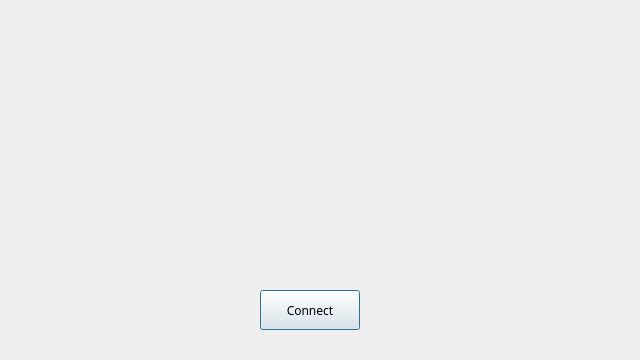
<?xml version="1.0" encoding="UTF-8"?>
<ui version="4.0">
 <class>StartDlg</class>
 <widget class="QDialog" name="StartDlg">
  <property name="geometry">
   <rect>
    <x>0</x>
    <y>0</y>
    <width>640</width>
    <height>360</height>
   </rect>
  </property>
  <property name="windowTitle">
   <string>Dialog</string>
  </property>
  <widget class="QPushButton" name="connect">
   <property name="geometry">
    <rect>
     <x>260</x>
     <y>290</y>
     <width>100</width>
     <height>40</height>
    </rect>
   </property>
   <property name="font">
    <font>
     <family>微软雅黑</family>
    </font>
   </property>
   <property name="text">
    <string>Connect</string>
   </property>
  </widget>
 </widget>
 <resources/>
 <connections/>
</ui>
